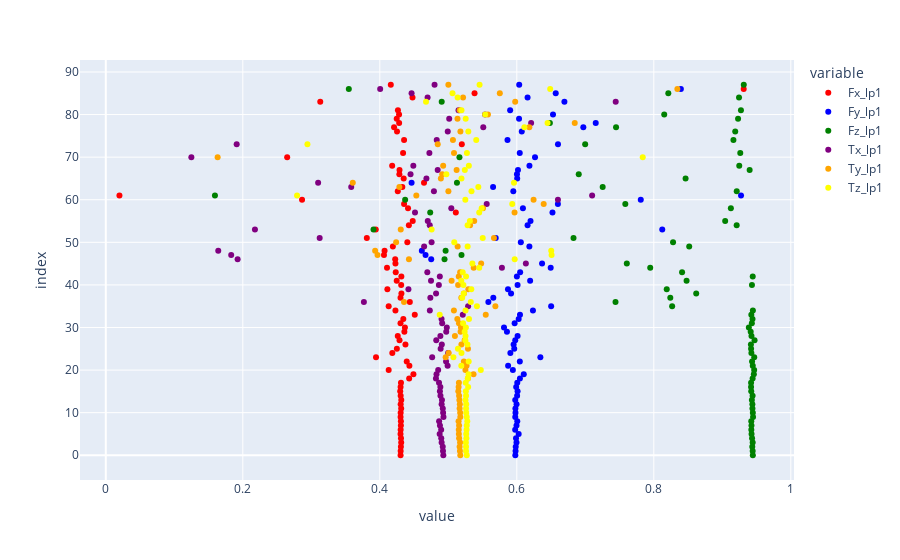

Source (notebook cell):
### Code cell
plty.scatter(X_lp1_df, x = ["Fx_lp1", "Fy_lp1", "Fz_lp1", "Tx_lp1", "Ty_lp1", "Tz_lp1"],   color_discrete_map= dic)
